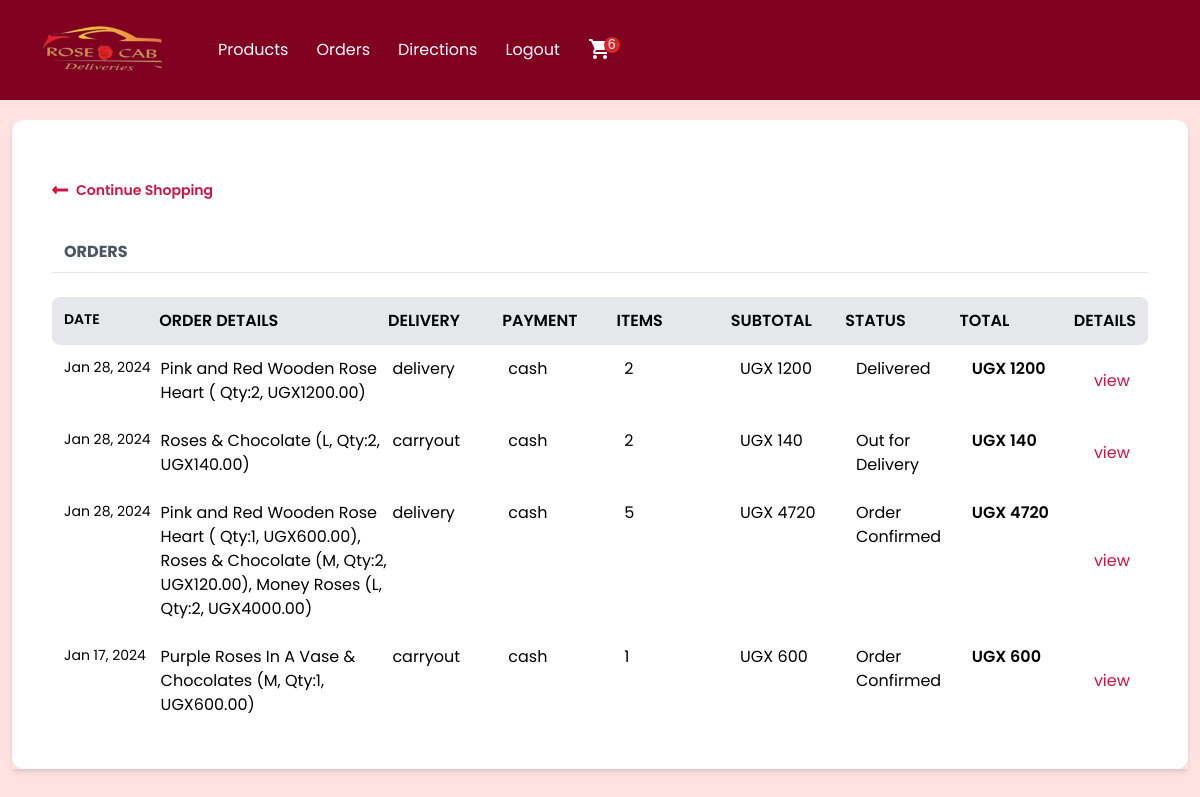
The app's page /orders/ (signed in), older data.
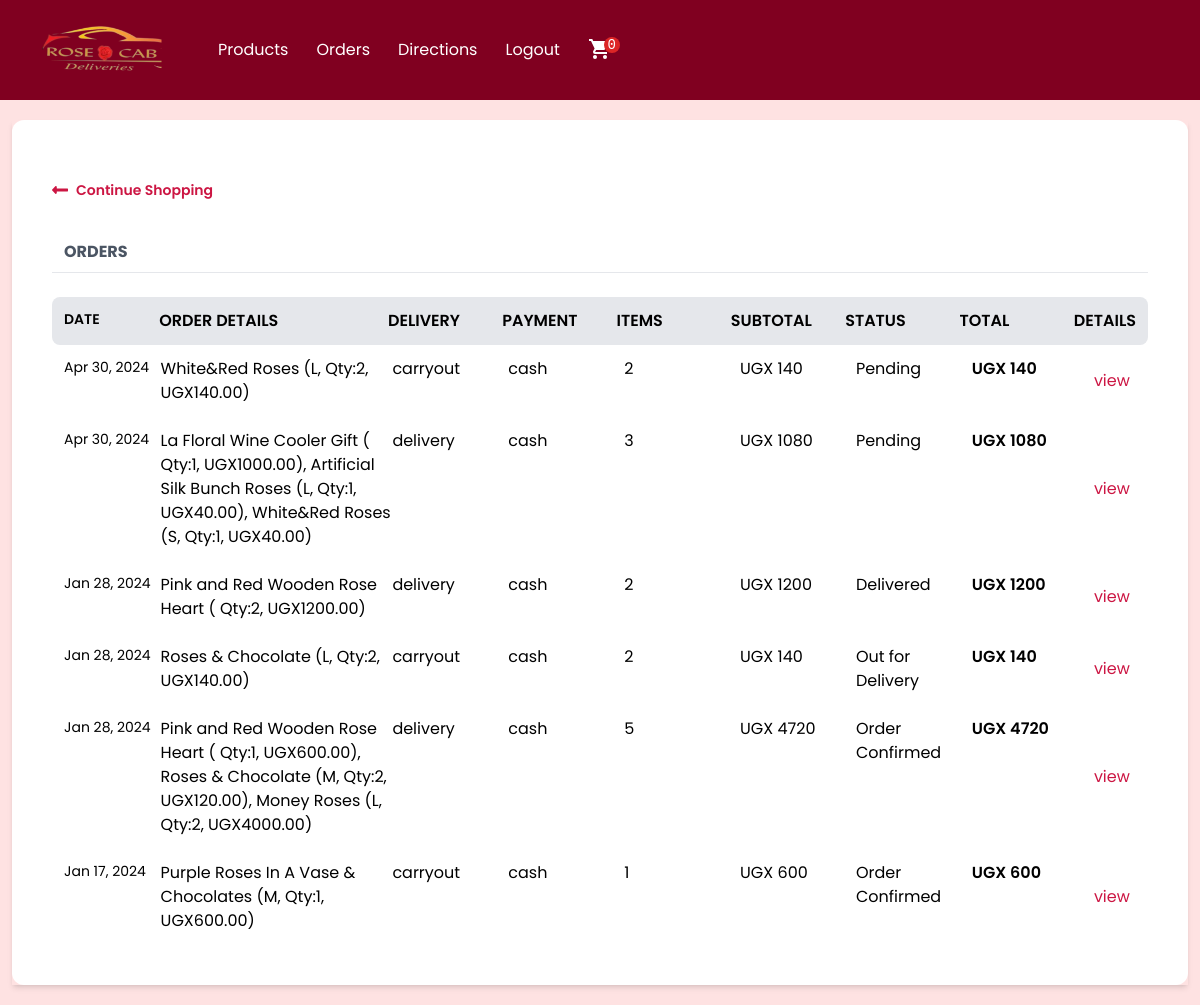
The same page, newer data.
### order/models.py (models this page shows, shortened)
class Order(models.Model):
    PAYMENT_CHOICES = (("cash", "cash"), ("online", "online"))
    DELIVERY_CHOICES = (("delivery", "delivery"), ("carryout", "carryout"))
    transaction_id = models.UUIDField(
        primary_key=True, default=uuid.uuid4, editable=True
    )
    customer = models.ForeignKey(Customer, on_delete=models.CASCADE)
    STATUS =(
        ('Pending','Pending'),
        ('Order Confirmed','Order Confirmed'),
        ('Out for Delivery','Out for Delivery'),
        ('Delivered','Delivered'),
    )
    status=models.CharField(max_length=50,null=True,choices=STATUS,default='Pending')
    date_ordered = models.DateTimeField(auto_now_add=True)
    date_modified = models.DateTimeField(auto_now=True)
    complete = models.BooleanField(default=False)
    paid = models.BooleanField(default=False)
    payment_method = models.CharField(max_length=10, choices=PAYMENT_CHOICES)
    delivery_method = models.CharField(max_length=10, choices=DELIVERY_CHOICES)
    shipping = models.ForeignKey(
        "ShippingAddress", on_delete=models.SET_NULL, blank=True, null=True
    )
    pickup = models.ForeignKey(
        "PickUpDetail", on_delete=models.SET_NULL, blank=True, null=True
    )
    coupon = models.ForeignKey(
        "Coupon", on_delete=models.SET_NULL, blank=True, null=True
    )
    email = models.EmailField(max_length=70, null=True, blank=True)
    phone = models.CharField(max_length=20, null=True, blank=True)
    @property
    def get_cart_subtotal(self):
        order_items = self.orderitem_set.all()
        total = sum([item.get_total for item in order_items])
        return total
    get_cart_subtotal.fget.short_description = "Subtotal"
    @property
    def get_cart_total(self):
        total = self.get_cart_subtotal
        if self.coupon:
            total = total - self.get_coupon_value
        return total
    get_cart_total.fget.short_description = "Total"
    @property
    def get_cart_items(self):
        order_items = self.orderitem_set.all()
        total = sum([item.quantity for item in order_items])
        return total
    get_cart_items.fget.short_description = "# Items"
    @property
    def display_items(self):
        order_items = self.orderitem_set.all()
        ticker, l = 1, len(order_items)
        product_titles = str()
        for item in order_items:
            add_comma = ", " if l > 1 and ticker != l else ""
            if item.variation:
                product_title = f"""{item.product.name}
                ({item.variation.get_size},
                Qty:{item.quantity}, UGX{item.get_total}){add_comma}"""
            else:
                product_title = f"""{item.product.name}
                ( Qty:{item.quantity}, UGX{item.get_total}){add_comma}"""
            product_titles += product_title
            ticker += 1
        return product_titles
    @property
    def get_coupon_value(self):
        if self.coupon:
            if self.coupon.discount_type == "Percent":
                coupon_value = round(
                    self.get_cart_subtotal * self.coupon.discount_amount / 100, 2
                )
            else:
                coupon_value = self.coupon.discount_amount
        else:
            coupon_value = None
        return coupon_value
    get_coupon_value.fget.short_description = "Coupon"

class OrderItem(models.Model):
    product = models.ForeignKey(Product, on_delete=models.CASCADE)
    order = models.ForeignKey(Order, on_delete=models.CASCADE)
    variation = models.ForeignKey(
        ProductVariant, on_delete=models.SET_NULL, blank=True, null=True
    )
    quantity = models.IntegerField(default=0)
    date_added = models.DateTimeField(auto_now_add=True)
    @property
    def get_item_price(self):
        if self.product.has_variants:
            return self.variation.price
        else:
            return self.product.price
    @property
    def get_total(self):
        if self.product.has_variants:
            total = self.variation.price * self.quantity
        else:
            total = self.product.price * self.quantity
        return total
    get_total.fget.short_description = "Total"
    def image_tag(self):
        return mark_safe(
            f'<img src="{self.product.image.url}" width="100" height="100" />'
        )
    image_tag.short_description = "Image"

### store/models.py (models this page shows, shortened)
class Product(models.Model):
    id = models.UUIDField(primary_key=True, default=uuid.uuid4, editable=False)
    name = models.CharField(max_length=100)
    price = models.DecimalField(max_digits=6, decimal_places=2, blank=True, null=True)
    desc = models.TextField(max_length=500, blank=True, null=True)
    image = models.ImageField(blank=True, upload_to="images")
    created_at = models.DateField(auto_now_add=True)
    updated_at = models.DateField(auto_now=True)
    product_category = models.ForeignKey(
        "Category", on_delete=models.CASCADE, null=True, blank=True
    )
    class Meta:
        ordering = ("product_category",)
    def image_tag(self):  # pragma: no cover
        if self.image:
            return mark_safe(f'<img src="{self.image.url}" width="100" height="100" />')
    image_tag.short_description = "Image"
    @property
    def has_variants(self):
        if self.productvariant_set.count() > 0:
            return True
        else:
            return False

class ProductVariant(models.Model):
    title = models.CharField(max_length=100, blank=True, null=True)
    product = models.ForeignKey(Product, on_delete=models.CASCADE)
    size = models.ForeignKey(Size, on_delete=models.CASCADE)
    price = models.DecimalField(max_digits=6, decimal_places=2)
    @property
    def get_size(self):
        return str(self.size)

class Size(models.Model):
    name = models.CharField(max_length=20, blank=True, null=True, unique=True)
    def __str__(self):
        return self.name

### users/views.py (the view)
# urls.py: path("orders/", views.my_orders, name="my_orders"),
@login_required(login_url="users:login")
def my_orders(request):
    customer = request.user.customer
    orders = Order.objects.filter(customer=customer, complete=True).order_by(
        "-date_modified"
    )
    return render(request, "users/orders.html", context={"orders": orders})

### store/context_processors.py (called while the page is built, shortened)
def get_cart_quantity(request):
    if request.user.is_authenticated:
        try:
            customer = request.user.customer
        except:
            number_of_items = 0
    try:
        customer_order = Order.objects.filter(customer=customer, complete=False)[0]
        number_of_items = customer_order.get_cart_items
    except:
        number_of_items = 0
    return {"cart_quantity": number_of_items}

### templates/users/orders.html (shortened to what this page needs)
{% extends 'store/navbar.html' %}
{% block content %}
<div class="flex flex-col shadow-md my-5 mx-3">
  <div class="w-full bg-white px-10 py-10 rounded-xl">
    <a id="links" href="{% url 'store:afterlogin' %}" class="flex font-semibold text-indigo-600 text-sm my-5 w-1/4">
      <svg class="fill-current mr-2 w-4" viewBox="0 0 448 512">
        <path
          d="M134.059 296H436c6.627 0 12-5.373 12-12v-56c0-6.627-5.373-12-12-12H134.059v-46.059c0-21.382-25.851-32.09-40.971-16.971L7.029 239.029c-9.373 9.373-9.373 24.569 0 33.941l86.059 86.059c15.119 15.119 40.971 4.411 40.971-16.971V296z" />
      </svg>
      Continue Shopping
    </a>
    {% if orders %}
    <div class="flex mt-10 mb-2">
      <h3 class="font-bold ml-3 text-gray-600 text-md uppercase w-2/5">
        Orders
      </h3>
    </div>
    <hr>
    <br>
    <div class="flex font-semibold uppercase space-around bg-gray-200 rounded-lg p-3">
      <div class="text-sm w-1/6">Date</div>
      <div class="w-2/5">Order details</div>
      <div class="w-1/5">Delivery</div>
      <div class="w-1/5">Payment</div>
      <div class="w-1/5">Items</div>
      <div class="w-1/5">Subtotal</div>
      <div class="w-1/5">Status</div>
      <div class="w-1/5">Total</div>
      <div class="w-1/12">Details</div>
    </div>
    {% for order in orders %}
    <div class="flex space-around hover:bg-gray-100 rounded-lg p-3">
      <div class="text-sm w-1/6">{{order.date_modified|date:"M d, Y" }}</div>
      <div class="w-2/5">
        {{order.display_items}}
      </div>
      <div class="w-1/5">{{order.delivery_method}}</div>
      <div class="w-1/5">{{order.payment_method}}</div>
      <div class="w-1/5">{{order.get_cart_items}}</div>
      <div class="w-1/5">UGX&nbsp;{{order.get_cart_subtotal|floatformat:0}}</div>
      <div class="w-1/5">{{order.status}}</div>
      <div class="w-1/5 font-semibold">UGX&nbsp;{{order.get_cart_total|floatformat:0}}</div>
      <button id="links" class="w-1/12" onclick="toggleModal('{{forloop.counter}}')">view</button>
    </div>
    {% endfor %}
    {% else %}
    <div class="text-center text-xl font-semibold">
      <p>You have no orders</p>
    </div>
    {% endif %}
  </div>
</div>
{% endblock %}

Row changes from the older to the newer data that the page shows:
added Order: date_modified "Apr 30, 2024", display_items "White&Red Roses (L, Qty:2, UGX140.00)", delivery_method "carryout", payment_method "cash", get_cart_items "2", get_cart_subtotal "140", status "Pending", get_cart_total "140"
now on this page (row edited): Order: date_modified "Apr 30, 2024", display_items "La Floral Wine Cooler Gift ( Qty:1, UGX1000.00), Artificial Silk Bunch Roses (L, Qty:1, UGX40.00), White&Red Roses (S, Qty:1, UGX40.00)", delivery_method "delivery", payment_method "cash", get_cart_items "3", get_cart_subtotal "1080", status "Pending", get_cart_total "1080"
Text that changed along with them:
{{ cart_quantity }}: "6" → "0"
